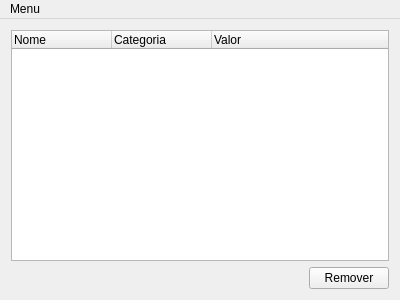
<?xml version="1.0" encoding="UTF-8"?>
<ui version="4.0">
 <class>MainWindow</class>
 <widget class="QMainWindow" name="MainWindow">
  <property name="geometry">
   <rect>
    <x>0</x>
    <y>0</y>
    <width>400</width>
    <height>300</height>
   </rect>
  </property>
  <property name="sizePolicy">
   <sizepolicy hsizetype="Fixed" vsizetype="Fixed">
    <horstretch>0</horstretch>
    <verstretch>0</verstretch>
   </sizepolicy>
  </property>
  <property name="windowTitle">
   <string>MainWindow</string>
  </property>
  <widget class="QWidget" name="centralWidget">
   <layout class="QVBoxLayout" name="verticalLayout">
    <item>
     <widget class="MainWidget" name="entryWidget">
      <column>
       <property name="text">
        <string>Nome</string>
       </property>
      </column>
      <column>
       <property name="text">
        <string>Categoria</string>
       </property>
      </column>
      <column>
       <property name="text">
        <string>Valor</string>
       </property>
      </column>
     </widget>
    </item>
    <item alignment="Qt::AlignRight">
     <widget class="QPushButton" name="deleteButton">
      <property name="text">
       <string>Remover</string>
      </property>
     </widget>
    </item>
   </layout>
  </widget>
  <widget class="QMenuBar" name="menuBar">
   <property name="geometry">
    <rect>
     <x>0</x>
     <y>0</y>
     <width>400</width>
     <height>19</height>
    </rect>
   </property>
   <widget class="QMenu" name="mainMenu">
    <property name="title">
     <string>Menu</string>
    </property>
    <addaction name="addIncomeAction"/>
    <addaction name="addExpenseAction"/>
   </widget>
   <addaction name="mainMenu"/>
  </widget>
  <action name="addIncomeAction">
   <property name="text">
    <string>Adicionar receita</string>
   </property>
  </action>
  <action name="addExpenseAction">
   <property name="text">
    <string>Adicionar despesa</string>
   </property>
  </action>
 </widget>
 <layoutdefault spacing="6" margin="11"/>
 <customwidgets>
  <customwidget>
   <class>MainWidget</class>
   <extends>QTreeWidget</extends>
   <header>mainwidget.h</header>
  </customwidget>
 </customwidgets>
 <resources/>
 <connections/>
</ui>
